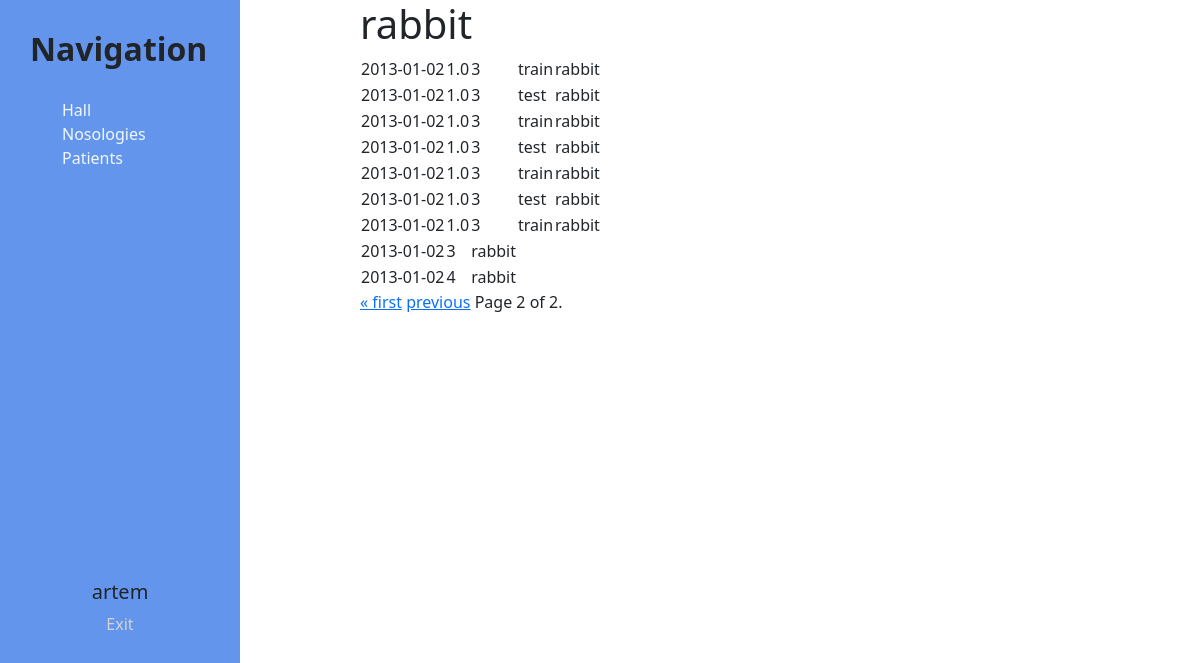
/patient/rabbit?page=2 (signed in), run on the app's committed database.
### nosologies/models.py (models this page shows, shortened)
class Observer(models.Model):
    idobserver = models.BigAutoField(primary_key=True)
    idmodel = models.ForeignKey(Nosologydata, models.DO_NOTHING)
    iduser = models.ForeignKey(Patient, models.DO_NOTHING)
    val = models.CharField(db_column='Val', max_length=45, blank=True, null=True)
    cortege = models.IntegerField(db_column='Cortege', blank=True, null=True)
    class Meta:
        verbose_name = 'Observer'
        verbose_name_plural = 'Observer'
        get_latest_by = 'cortege'

### nosologies/views.py (the view)
# urls.py: path('patient/<slug:url>', PatientObserverList.as_view(), name='patient-observer'),
class PatientObserverList(View):
    def get(self, request, url):
        user = Patient.objects.get(url=url)
        user_data = Observer.objects.filter(iduser=user)
        list_data = []
        mas = []
        i = 0
        for j, data in enumerate(user_data):
            if i == data.cortege:
               mas.append(data)
            else:
                mas = []
                i = data.cortege
                print(i)
                list_data.append(mas)
        paginator = Paginator(list_data, 20)
        page_number = request.GET.get('page')
        page_obj = paginator.get_page(page_number)
        context = {
            'patient': user,
            'page_obj': page_obj
        }
        return render(request, 'nosologies/patient_observer.html', context)

### templates/nosologies/patient_observer.html (shortened to what this page needs)
{% extends "base.html" %}
{% block content %}
    <h1>{{ patient.username }}</h1>
    <table>
        {% for data in page_obj %}
            <tr>{% for inf in data %}
                    <td>{{ inf.val }}</td>
                {% endfor %}</tr>
        {% endfor %}
    </table>
    <div class="pagination">
        <span class="step-links">
            {% if page_obj.has_previous %}
            <a href="?page=1">&laquo; first</a>
            <a href="?page={{ page_obj.previous_page_number }}">previous</a>
            {% endif %}
            <span class="current">
                Page {{ page_obj.number }} of {{ page_obj.paginator.num_pages }}.
            </span>
        </span>
    </div>
{% endblock %}

### templates/base.html (shortened to what this page needs)
{% load static %}
<!DOCTYPE html>
<html lang="en">
<head>
    <link rel="stylesheet" href="{% static 'nosologies/css/base.css' %}">
    <link rel="stylesheet" href="https://cdn.jsdelivr.net/npm/bootstrap@5.1.3/dist/css/bootstrap.min.css">
</head>
<body>
    <aside class="panel">
        <div class="ways"><h2>Navigation</h2>
            <ul>
                <a href="{% url 'hall-page' %}"><li>Hall</li></a>
                <a href="{% url 'n-listall' %}"><li>Nosologies</li></a>
                <a href="{% url 'p-listall' %}"><li>Patients</li></a>
            </ul>
        </div>
        <div class="user">
        {% if user.is_authenticated %}
                <h5>{{ user }}</h5>
                <p><a href="{% url 'log-out' %}">Exit</a></p>
            {% else %}
                <h5><a href="{% url 'log-in' %}"><i class="fas fa-client">Log-in</i></a></h5>
            {% endif %}
        </div>
    </aside>
    <main class="field">
        {% block content %}
        {% endblock %}
    </main>
</body>
</html>

### static/nosologies/css/base.css (style rules this page uses)
.panel { float: left; background: #6495ED; height: 100vh; width: 20%; padding: 2.5%; }
.ways { position: relative; padding-bottom: 20px; height: 550px; }
.ways h2 { font-weight: bold; }
.ways ul { list-style: none; margin-top: 30px; }
.ways ul li { color: #F0F8FF; display: block; }
.ways a { color: #F0F8FF; text-decoration: none; }
.user { position: relative; padding-bottom: 20px; text-align: center; }
.user a { color: #D3D3D3; text-decoration: none; }
.field { float: right; position: relative; width: 70%; }

### data on the page
Observer: val "2013-01-02"
Observer: val "1.0"
Observer: val "3"
Observer: val "train"
Observer: val "rabbit"
Observer: val "2013-01-02"
Observer: val "1.0"
Observer: val "3"
Observer: val "test"
Observer: val "rabbit"
Observer: val "2013-01-02"
Observer: val "1.0"
Observer: val "3"
Observer: val "train"
Observer: val "rabbit"
Observer: val "2013-01-02"
Observer: val "1.0"
Observer: val "3"
Observer: val "test"
Observer: val "rabbit"
Observer: val "2013-01-02"
Observer: val "1.0"
Observer: val "3"
Observer: val "train"
Observer: val "rabbit"
Observer: val "2013-01-02"
Observer: val "1.0"
Observer: val "3"
Observer: val "test"
Observer: val "rabbit"
Observer: val "2013-01-02"
Observer: val "1.0"
Observer: val "3"
Observer: val "train"
Observer: val "rabbit"
Observer: val "2013-01-02"
Observer: val "3"
Observer: val "rabbit"
Observer: val "2013-01-02"
Observer: val "4"
Observer: val "rabbit"

### other printed values
{{ user }} "artem"
{{ page_obj.number }} "2"
{{ page_obj.paginator.num_pages }} "2"
